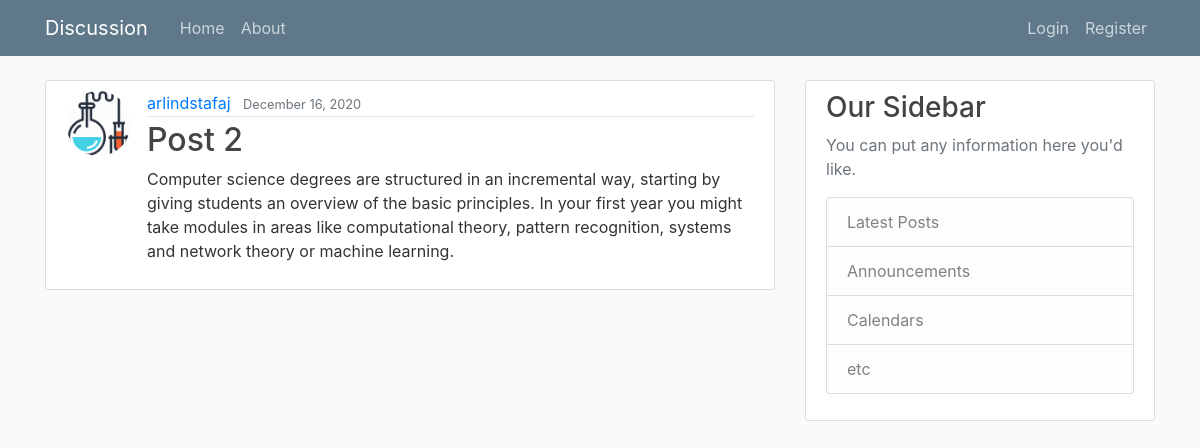
/post/5/, run on the app's committed database.
### academia/models.py (models this page shows, shortened)
class Post(models.Model):
    title = models.CharField(max_length=100)
    content = models.TextField()
    date_posted = models.DateTimeField(default=timezone.now)
    author = models.ForeignKey(User, on_delete=models.CASCADE)

### users/models.py (models this page shows, shortened)
class Profile(models.Model):
    user = models.OneToOneField(User, on_delete=models.CASCADE)
    image = models.ImageField(default='default.jpg', upload_to='pofile_pics')

### academia/views.py (the view)
# urls.py: path('post/<int:pk>/', PostDetailView.as_view(), name='post-detail'),
class PostDetailView(DetailView):
    model = Post

### academia/templates/academia/post_detail.html (shortened to what this page needs)
{% extends "academia/base_discussion.html" %} {% block content %}
<article class="media content-section">
  <img
    class="rounded-circle article-img"
    src="{{ object.author.profile.image.url }}"
  />
  <div class="media-body">
    <div class="article-metadata">
      <a class="mr-2" href="{% url 'user-posts' object.author.username %}"
        >{{ object.author }}</a
      >
      <small class="text-muted">{{ object.date_posted|date:"F d, Y" }}</small>
    </div>
    <h2 class="article-title">{{ object.title }}</h2>
    <p class="article-content">{{ object.content }}</p>
  </div>
</article>
{% endblock content %}

### academia/static/academia/main.css (style rules this page uses)
body { background: #fafafa; color: #333333; margin-top: 5rem; }
h1, h2, h3, h4, h5, h6 { color: #444444; }
.content-section { background: #ffffff; padding: 10px 20px; border: 1px solid #dddddd; border-radius: 3px; margin-bottom: 20px; }
.article-title { color: #444444; }
.article-content { white-space: pre-line; }
.article-img { height: 65px; width: 65px; margin-right: 16px; }
.article-metadata { padding-bottom: 1px; margin-bottom: 4px; border-bottom: 1px solid #e3e3e3 }

### data on the page
Post: author.profile.image (picture), author "arlindstafaj", date_posted "December 16, 2020", title "Post 2", content "Computer science degrees are structured in an incremental way, starting by giving students an overview of the basic principles. In your first year you might take modules in areas like computational theory, pattern recognition, systems and network theory or machine learning."
